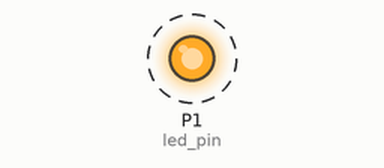
Bench run of a program on a simulated BBC micro:bit running MicroPython. Shown: output pins drawn as LEDs (lit = HIGH). Dashed ring = blinking.

Above: at 0.2 s.
Timing chart, 0 to 3.0 s (numbered marks = the images above):
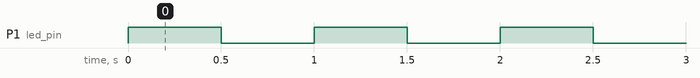

The program:

blink_one_led_microbit.py
```python
# blink_one_led_microbit.py

'''
Description: Demonstrate blinking one led.
'''

# Import modules
from microbit import *

# Set led_pin to pin 1
led_pin = pin1

# Run loop forever
while True:
    led_pin.write_digital(1) # Set led to high
    sleep(500)               # Wait 0.5 seconds
    led_pin.write_digital(0) # Set led to low
    sleep(500)               # Wait 0.5 seconds
    
```

Measured:
- by itself, P1 (led_pin): alternates HIGH for 0.50 s and LOW for 0.50 s
